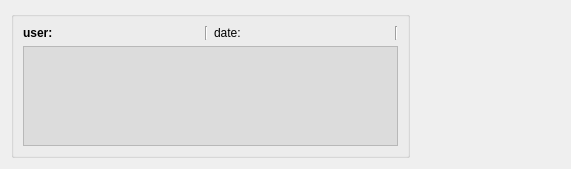
<?xml version="1.0" encoding="UTF-8"?>
<ui version="4.0">
 <class>Form</class>
 <widget class="QWidget" name="Form">
  <property name="geometry">
   <rect>
    <x>0</x>
    <y>0</y>
    <width>571</width>
    <height>163</height>
   </rect>
  </property>
  <property name="windowTitle">
   <string>Form</string>
  </property>
  <layout class="QVBoxLayout" name="verticalLayout">
   <item>
    <layout class="QHBoxLayout" name="horizontalLayout_2">
     <item>
      <widget class="QGroupBox" name="groupBox">
       <property name="title">
        <string/>
       </property>
       <layout class="QVBoxLayout" name="verticalLayout_4">
        <item>
         <layout class="QHBoxLayout" name="horizontalLayout_3">
          <item>
           <widget class="QLabel" name="labelUser">
            <property name="sizePolicy">
             <sizepolicy hsizetype="Preferred" vsizetype="Minimum">
              <horstretch>0</horstretch>
              <verstretch>0</verstretch>
             </sizepolicy>
            </property>
            <property name="font">
             <font>
              <weight>75</weight>
              <italic>false</italic>
              <bold>true</bold>
             </font>
            </property>
            <property name="frameShape">
             <enum>QFrame::NoFrame</enum>
            </property>
            <property name="text">
             <string>user:</string>
            </property>
           </widget>
          </item>
          <item>
           <widget class="Line" name="line">
            <property name="orientation">
             <enum>Qt::Vertical</enum>
            </property>
           </widget>
          </item>
          <item>
           <widget class="QLabel" name="labelDate">
            <property name="sizePolicy">
             <sizepolicy hsizetype="Preferred" vsizetype="Minimum">
              <horstretch>0</horstretch>
              <verstretch>0</verstretch>
             </sizepolicy>
            </property>
            <property name="text">
             <string>date:</string>
            </property>
           </widget>
          </item>
          <item>
           <widget class="Line" name="line_2">
            <property name="orientation">
             <enum>Qt::Vertical</enum>
            </property>
           </widget>
          </item>
         </layout>
        </item>
        <item>
         <widget class="QTextEdit" name="textEditContent">
          <property name="sizePolicy">
           <sizepolicy hsizetype="Expanding" vsizetype="MinimumExpanding">
            <horstretch>0</horstretch>
            <verstretch>0</verstretch>
           </sizepolicy>
          </property>
          <property name="minimumSize">
           <size>
            <width>0</width>
            <height>100</height>
           </size>
          </property>
          <property name="palette">
           <palette>
            <active>
             <colorrole role="Base">
              <brush brushstyle="SolidPattern">
               <color alpha="255">
                <red>220</red>
                <green>220</green>
                <blue>220</blue>
               </color>
              </brush>
             </colorrole>
            </active>
            <inactive>
             <colorrole role="Base">
              <brush brushstyle="SolidPattern">
               <color alpha="255">
                <red>220</red>
                <green>220</green>
                <blue>220</blue>
               </color>
              </brush>
             </colorrole>
            </inactive>
            <disabled>
             <colorrole role="Base">
              <brush brushstyle="SolidPattern">
               <color alpha="255">
                <red>244</red>
                <green>244</green>
                <blue>244</blue>
               </color>
              </brush>
             </colorrole>
            </disabled>
           </palette>
          </property>
          <property name="verticalScrollBarPolicy">
           <enum>Qt::ScrollBarAsNeeded</enum>
          </property>
          <property name="horizontalScrollBarPolicy">
           <enum>Qt::ScrollBarAsNeeded</enum>
          </property>
          <property name="autoFormatting">
           <set>QTextEdit::AutoAll</set>
          </property>
          <property name="html">
           <string>&lt;!DOCTYPE HTML PUBLIC &quot;-//W3C//DTD HTML 4.0//EN&quot; &quot;http://www.w3.org/TR/REC-html40/strict.dtd&quot;&gt;
&lt;html&gt;&lt;head&gt;&lt;meta name=&quot;qrichtext&quot; content=&quot;1&quot; /&gt;&lt;style type=&quot;text/css&quot;&gt;
p, li { white-space: pre-wrap; }
&lt;/style&gt;&lt;/head&gt;&lt;body style=&quot; font-family:'Noto Sans'; font-size:10pt; font-weight:400; font-style:normal;&quot;&gt;
&lt;p style=&quot;-qt-paragraph-type:empty; margin-top:0px; margin-bottom:0px; margin-left:0px; margin-right:0px; -qt-block-indent:0; text-indent:0px;&quot;&gt;&lt;br /&gt;&lt;/p&gt;&lt;/body&gt;&lt;/html&gt;</string>
          </property>
          <property name="textInteractionFlags">
           <set>Qt::LinksAccessibleByKeyboard|Qt::LinksAccessibleByMouse|Qt::TextBrowserInteraction|Qt::TextEditable|Qt::TextEditorInteraction|Qt::TextSelectableByKeyboard|Qt::TextSelectableByMouse</set>
          </property>
         </widget>
        </item>
       </layout>
      </widget>
     </item>
     <item>
      <spacer name="horizontalSpacer_2">
       <property name="orientation">
        <enum>Qt::Horizontal</enum>
       </property>
       <property name="sizeType">
        <enum>QSizePolicy::Preferred</enum>
       </property>
       <property name="sizeHint" stdset="0">
        <size>
         <width>150</width>
         <height>20</height>
        </size>
       </property>
      </spacer>
     </item>
    </layout>
   </item>
  </layout>
 </widget>
 <resources/>
 <connections/>
</ui>
